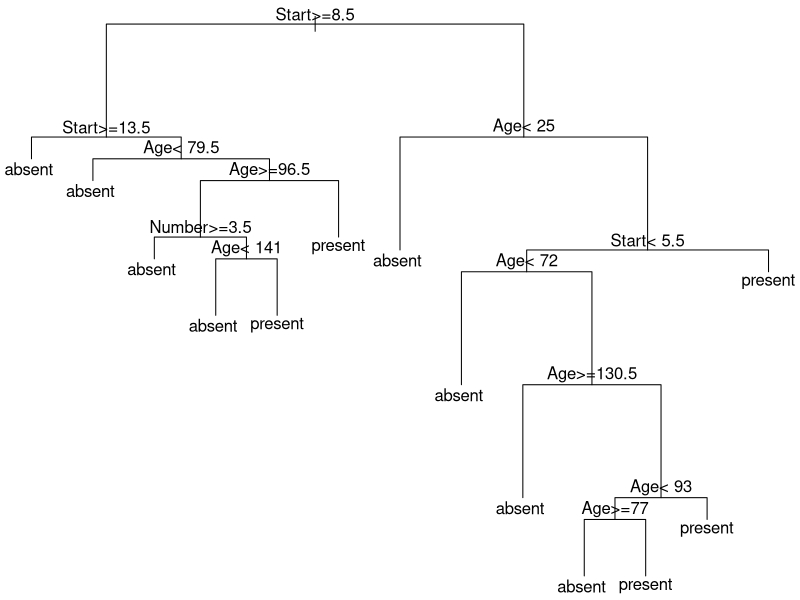

Write the R code that produced this figure.
library(rpart)
data("kyphosis")
str(kyphosis) 
floor_val<-floor(0.8*nrow(kyphosis)) 
train<-sample(nrow(kyphosis),size=floor_val)
trainingData<-kyphosis[train,]
testData<-kyphosis[-train,]
kyphosis_fit<-rpart(Kyphosis~Age+Number+Start,parms=list(split='information'), minsplit=2, minbucket=1,data=trainingData,method='class')
par(mar = rep(0.1, 4))
plot(kyphosis_fit)
text(kyphosis_fit)
summary(kyphosis_fit) 
CPVal<-kyphosis_fit$cptable[which.min(kyphosis_fit$cptable[,"xerror"]),"CP"]
CPVal
pruned_fit<-prune(kyphosis_fit,cp=as.numeric(CPVal))
out<-predict(pruned_fit,newdata=testData,type="vector")
tab <- table(out, testData$Kyphosis)
tab
accuracy<-sum(diag(tab))/sum(tab)
accuracyPercentage<-accuracy*100
accuracyPercentage
